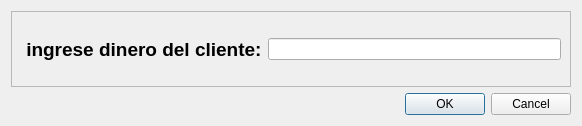
<?xml version="1.0" encoding="UTF-8"?>
<ui version="4.0">
 <class>Dialog</class>
 <widget class="QDialog" name="Dialog">
  <property name="geometry">
   <rect>
    <x>0</x>
    <y>0</y>
    <width>582</width>
    <height>126</height>
   </rect>
  </property>
  <property name="windowTitle">
   <string>Dialog</string>
  </property>
  <layout class="QVBoxLayout" name="verticalLayout">
   <item>
    <widget class="QFrame" name="frame">
     <property name="frameShape">
      <enum>QFrame::StyledPanel</enum>
     </property>
     <property name="frameShadow">
      <enum>QFrame::Raised</enum>
     </property>
     <layout class="QHBoxLayout" name="horizontalLayout">
      <item>
       <widget class="QLabel" name="label">
        <property name="font">
         <font>
          <pointsize>14</pointsize>
          <weight>75</weight>
          <bold>true</bold>
         </font>
        </property>
        <property name="text">
         <string> ingrese dinero del cliente:</string>
        </property>
       </widget>
      </item>
      <item>
       <widget class="QLineEdit" name="line_pago"/>
      </item>
     </layout>
    </widget>
   </item>
   <item>
    <widget class="QDialogButtonBox" name="buttonBox">
     <property name="orientation">
      <enum>Qt::Horizontal</enum>
     </property>
     <property name="standardButtons">
      <set>QDialogButtonBox::Cancel|QDialogButtonBox::Ok</set>
     </property>
    </widget>
   </item>
  </layout>
 </widget>
 <resources/>
 <connections>
  <connection>
   <sender>buttonBox</sender>
   <signal>accepted()</signal>
   <receiver>Dialog</receiver>
   <slot>accept()</slot>
   <hints>
    <hint type="sourcelabel">
     <x>248</x>
     <y>254</y>
    </hint>
    <hint type="destinationlabel">
     <x>157</x>
     <y>274</y>
    </hint>
   </hints>
  </connection>
  <connection>
   <sender>buttonBox</sender>
   <signal>rejected()</signal>
   <receiver>Dialog</receiver>
   <slot>reject()</slot>
   <hints>
    <hint type="sourcelabel">
     <x>316</x>
     <y>260</y>
    </hint>
    <hint type="destinationlabel">
     <x>286</x>
     <y>274</y>
    </hint>
   </hints>
  </connection>
 </connections>
</ui>
